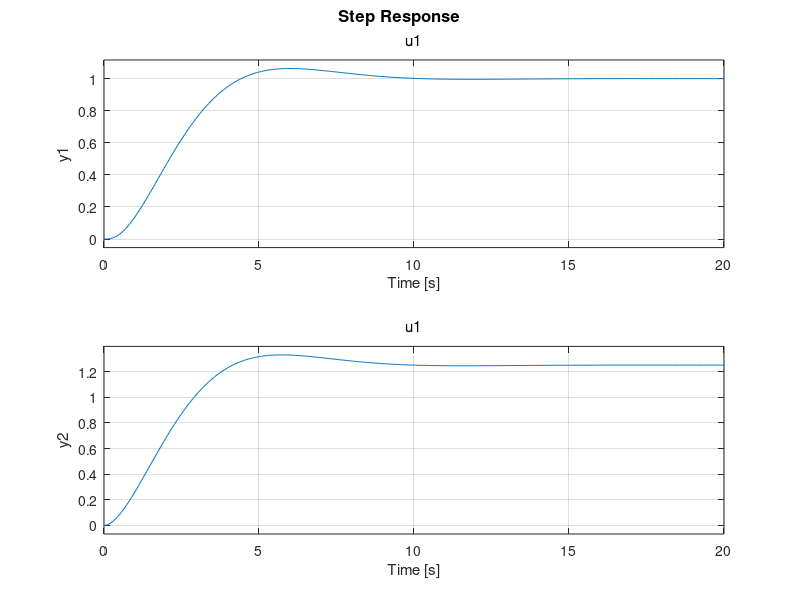

MATLAB code for this plot:
clear
clc
close all
k1 = 1;
k2 = 4;
c1 = 2;
c2 = 3;
m1 = 1;
m2 = m1;

A = [0 1 0 0;
    -(k2+k1)/m1 -(c2+c1)/m1 k2/m1 c2/m1;
    0 0 0 1; 
    k2/m2 c2/m2 -k2/m2 -c2/m2]
B = [0 0 0 1/m2]'
C = [1 0 0 0;
    0 0 1 0]
D = [0;0]

sys = ss(A,B,C,D)

step(sys)
grid on